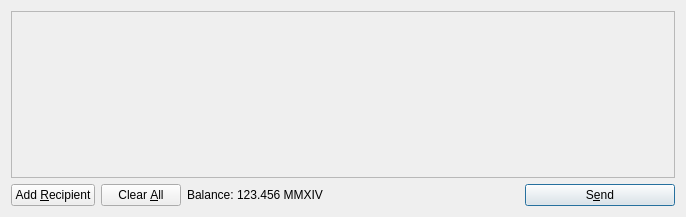
<?xml version="1.0" encoding="UTF-8"?>
<ui version="4.0">
 <class>SendCoinsDialog</class>
 <widget class="QDialog" name="SendCoinsDialog">
  <property name="geometry">
   <rect>
    <x>0</x>
    <y>0</y>
    <width>686</width>
    <height>217</height>
   </rect>
  </property>
  <property name="windowTitle">
   <string>Send Coins</string>
  </property>
  <layout class="QVBoxLayout" name="verticalLayout">
   <item>
    <widget class="QScrollArea" name="scrollArea">
     <property name="widgetResizable">
      <bool>true</bool>
     </property>
     <widget class="QWidget" name="scrollAreaWidgetContents">
      <property name="geometry">
       <rect>
        <x>0</x>
        <y>0</y>
        <width>666</width>
        <height>165</height>
       </rect>
      </property>
      <layout class="QVBoxLayout" name="verticalLayout_2">
       <property name="margin">
        <number>0</number>
       </property>
       <item>
        <layout class="QVBoxLayout" name="entries">
         <property name="spacing">
          <number>6</number>
         </property>
        </layout>
       </item>
       <item>
        <spacer name="verticalSpacer">
         <property name="orientation">
          <enum>Qt::Vertical</enum>
         </property>
         <property name="sizeHint" stdset="0">
          <size>
           <width>20</width>
           <height>40</height>
          </size>
         </property>
        </spacer>
       </item>
      </layout>
     </widget>
    </widget>
   </item>
   <item>
    <layout class="QHBoxLayout" name="horizontalLayout">
     <item>
      <widget class="QPushButton" name="addButton">
       <property name="toolTip">
        <string>Send to multiple recipients at once</string>
       </property>
       <property name="text">
        <string>Add &amp;Recipient</string>
       </property>
       <property name="icon">
        <iconset resource="../bitcoin.qrc">
         <normaloff>:/icons/add</normaloff>:/icons/add</iconset>
       </property>
       <property name="autoDefault">
        <bool>false</bool>
       </property>
      </widget>
     </item>
     <item>
      <widget class="QPushButton" name="clearButton">
       <property name="sizePolicy">
        <sizepolicy hsizetype="Minimum" vsizetype="Fixed">
         <horstretch>0</horstretch>
         <verstretch>0</verstretch>
        </sizepolicy>
       </property>
       <property name="toolTip">
        <string>Remove all transaction fields</string>
       </property>
       <property name="text">
        <string>Clear &amp;All</string>
       </property>
       <property name="icon">
        <iconset resource="../bitcoin.qrc">
         <normaloff>:/icons/remove</normaloff>:/icons/remove</iconset>
       </property>
       <property name="autoRepeatDelay">
        <number>300</number>
       </property>
       <property name="autoDefault">
        <bool>false</bool>
       </property>
      </widget>
     </item>
     <item>
      <layout class="QHBoxLayout" name="horizontalLayout_2">
       <property name="spacing">
        <number>3</number>
       </property>
       <item>
        <widget class="QLabel" name="label">
         <property name="text">
          <string>Balance:</string>
         </property>
        </widget>
       </item>
       <item>
        <widget class="QLabel" name="labelBalance">
         <property name="cursor">
          <cursorShape>IBeamCursor</cursorShape>
         </property>
         <property name="text">
          <string>123.456 MMXIV</string>
         </property>
         <property name="textInteractionFlags">
          <set>Qt::LinksAccessibleByMouse|Qt::TextSelectableByKeyboard|Qt::TextSelectableByMouse</set>
         </property>
        </widget>
       </item>
      </layout>
     </item>
     <item>
      <spacer name="horizontalSpacer">
       <property name="orientation">
        <enum>Qt::Horizontal</enum>
       </property>
       <property name="sizeHint" stdset="0">
        <size>
         <width>40</width>
         <height>20</height>
        </size>
       </property>
      </spacer>
     </item>
     <item>
      <widget class="QPushButton" name="sendButton">
       <property name="minimumSize">
        <size>
         <width>150</width>
         <height>0</height>
        </size>
       </property>
       <property name="toolTip">
        <string>Confirm the send action</string>
       </property>
       <property name="text">
        <string>S&amp;end</string>
       </property>
       <property name="icon">
        <iconset resource="../bitcoin.qrc">
         <normaloff>:/icons/send</normaloff>:/icons/send</iconset>
       </property>
       <property name="default">
        <bool>true</bool>
       </property>
      </widget>
     </item>
    </layout>
   </item>
  </layout>
 </widget>
 <resources>
  <include location="../bitcoin.qrc"/>
 </resources>
 <connections/>
</ui>
